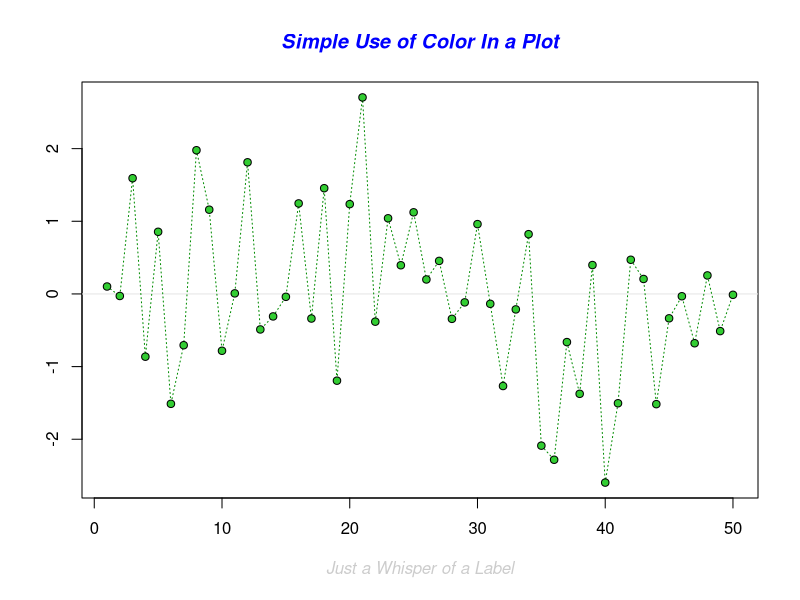
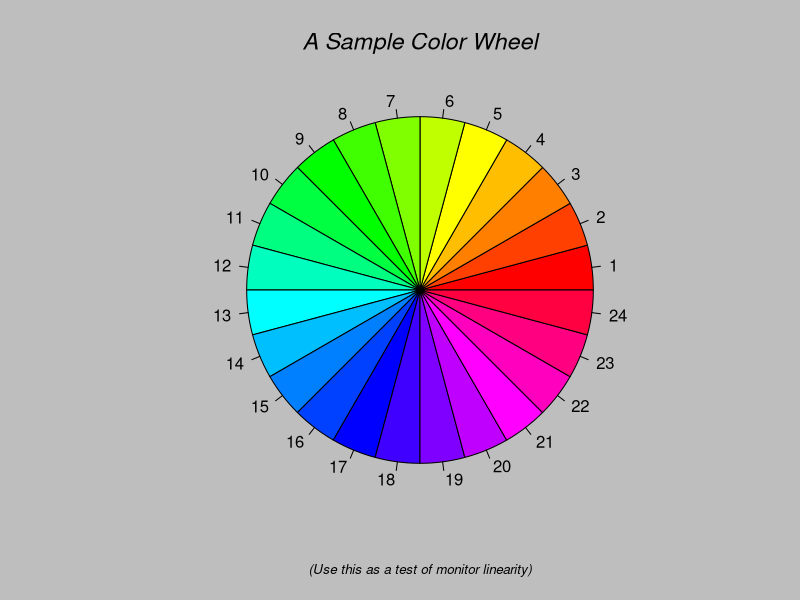
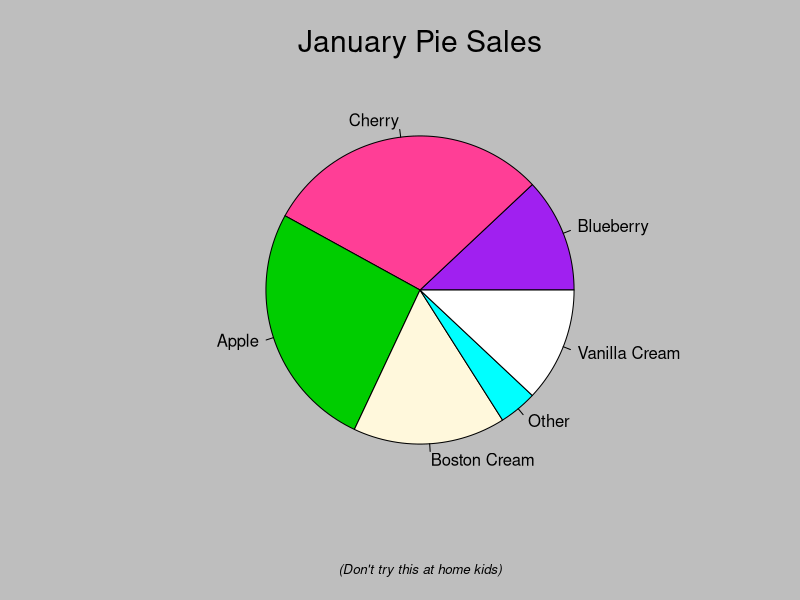
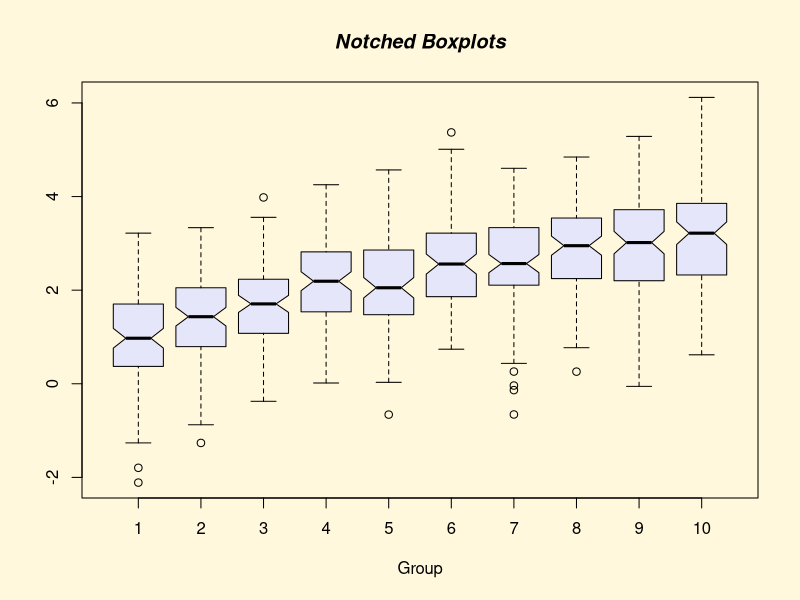
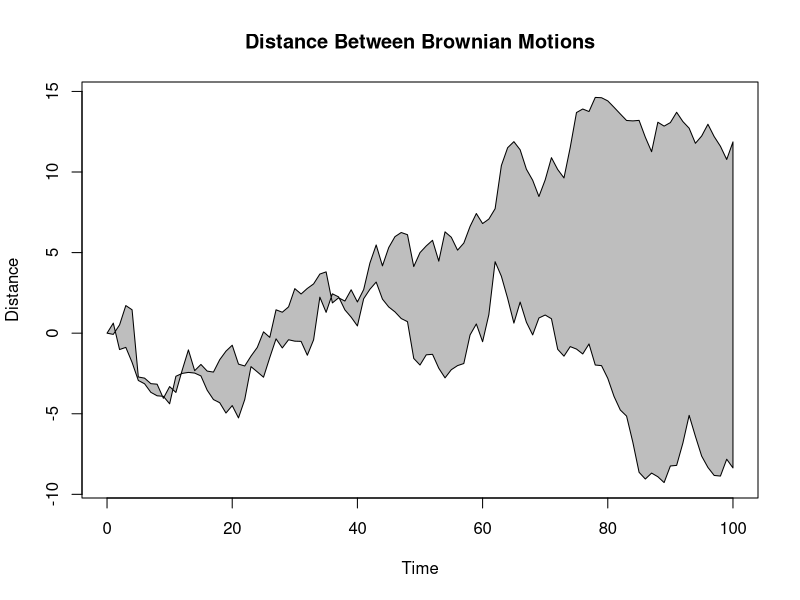
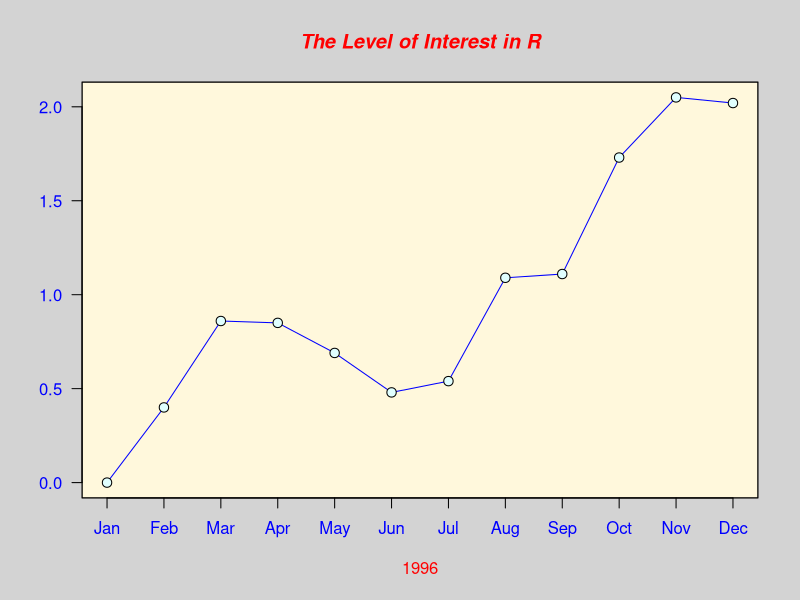
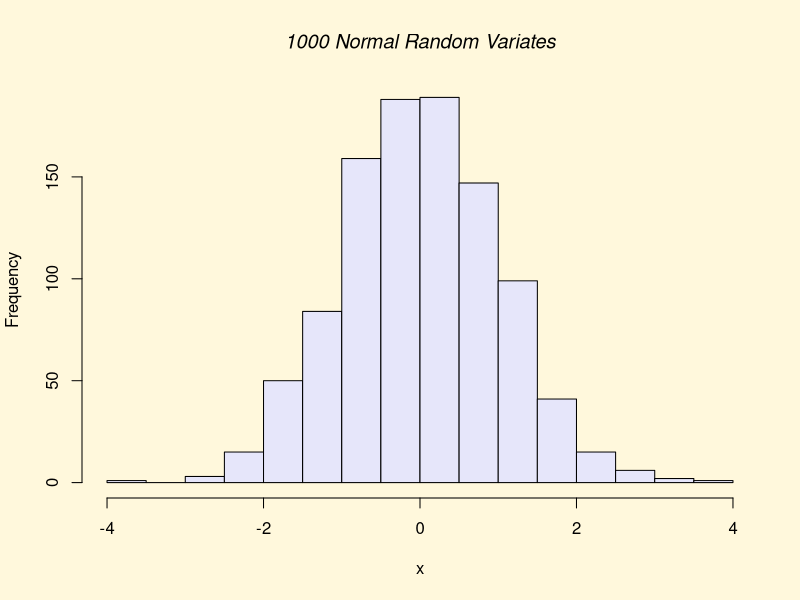
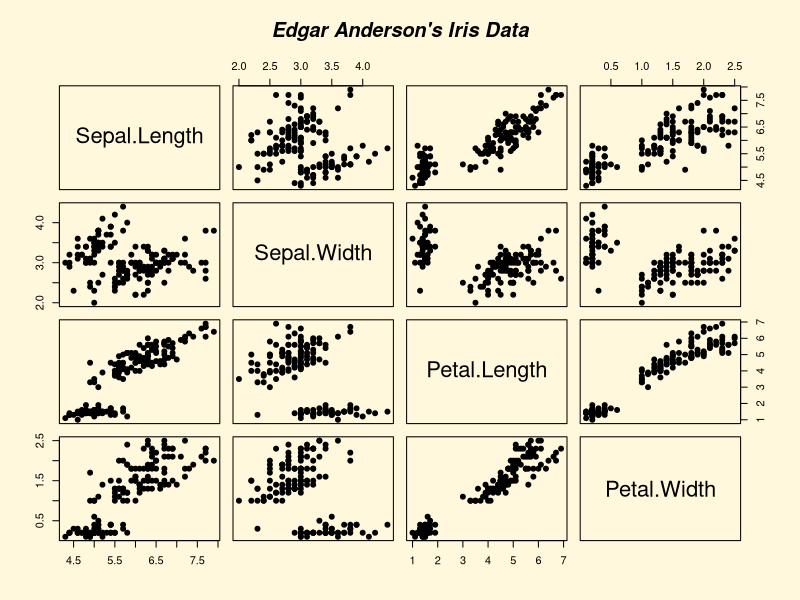

These charts were generated, in order, by the following R code:
# SK 29/08/2014

# Macroecology & Community Ecology, University of Copenhagen
# Introduction to R exercise


#################################################
################################################

# EXERCISE 2. DATA VISUALIZATION

################################################
################################################



#################################################

# 1. DATA VISUALIZATION EXAMPLES

################################################

# FOR HELP: http://www.statmethods.net/graphs/index.html
# R Graphics gallery: http://addictedtor.free.fr/graphiques/

# the command below will produce a few example plots so you
# can see what R is capable of.
# (notice on the command screen you need to press Enter to move to the next plot)
demo(graphics)

rm(list=ls())
par(mfcol=c(1,1))




#################################################

# 2. UNIVARIATE DATA

################################################

# Read in the example dataset: MacroalgaeGenusRichness.csv.
# These data tell you the genus richness of macroalgae (seaweed!) and 
# the value of some environmental variables at 354 sites.
# The extent of the dataset is global.
# These data were used for Keith et al. 2014. Global Ecology & Biogeography 23:517-529.
# and are free to download on Figshare ()
mgr <- read.csv("MacroalgaeGenusRichness.csv")
# We have created an object called "mgr" that holds the data

# have a look at the first few rows so you know what the dataset looks like
head(mgr)
# there are many more rows than you see here, type the next command to see how many
nrow(mgr) 

# for now, we will just focus on genus richness column
# We can create a vector with these data only
gr <- mgr$GenusRich

# view the first 20 elements (species)
head(gr,20)
# how many species ranges are included in this object?
length(gr)


# draw a HISTOGRAM of a single variable
hist(gr)
# specify number of breaks
hist(gr,breaks=20)
# add a min and max value for the x axis
hist(gr,breaks=20,xlim=c(0,500))
# add main title and x axis label
hist(gr,breaks=20,xlim=c(0,500),main="Macroalgae Richness",xlab="Genus richness")
# change the colour
hist(gr,breaks=20,xlim=c(0,500),main="Macroalgae Richness",xlab="Genus richness",col="dark green")




#################################################

# 3. BIVARIATE DATA

################################################

# plot data points by latitude and longitude
plot(mgr$Long,mgr$Lat)  
# think about what this plot looks like...



############################################################
#######               FOR YOUR REPORT 1               ######
#######                    START                      ######
############################################################

# How does genus richness vary with latitude?
colnames(mgr)  # this will tell you what the columns are called
# Does it fit the classic latitudinal gradient pattern?

## COPY AND PASTE THIS PLOT INTO YOUR REPORT AND DESCRIBE

############################################################
#######               FOR YOUR REPORT 1               ######
#######                     END                       ######
############################################################


# produce some scatterplots of the relationship between
# (a) genus richness and one environmental variable
# (b) between two environmental variables

colnames(mgr)

# Here's an example for (a)
plot(mgr$GenusRich,mgr$SST.MEAN,pch=4,col="red")
# you can replace "SST.MEAN" with the name of an alternative column 
# to plot a different variable against richness

# Here's an example for (b)
plot(mgr$SST.MAX,mgr$SST.MIN,pch=1,col="blue")
# you can replace "SST.MAX" and/or "SST.MIN" with the name of an alternative column 
# to plot a different variable against richness

# Have a look at how the environmental variables in this dataset are related to each other




############################################################
#######               FOR YOUR REPORT 2               ######
#######                    START                      ######
############################################################

## PLOT SOME SCATTERPLOTS OF OTHER VARIABLE COMBINATIONS IN THE DATASET
## build up a nice plot by inserting extra arguments as we did above.
## Many of the arguments in hist can also be used for plot.

colnames(mgr)  # this will tell you what the columns are called

## COPY AND PASTE INTERESTING SCATTERPLOTS INTO YOUR REPORT
## AND DISCUSS THEM

############################################################
#######               FOR YOUR REPORT 2               ######
#######                     END                       ######
############################################################





